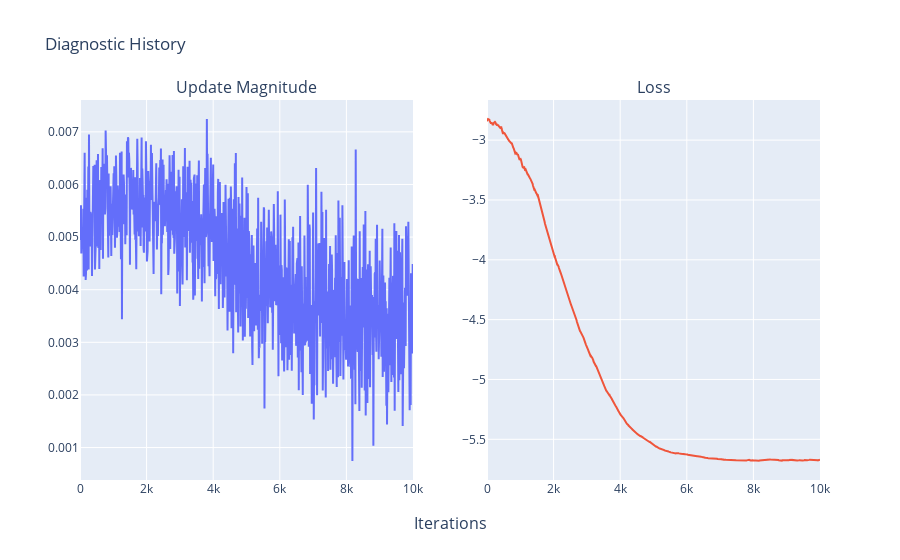

Write notebook code for a chart like this one.
### Code cell
_ = display.plot_diagnostic(diagnostic_hist)

### Figure 1 — Plotly figure (JSON) as saved in the notebook; plotly's stock layout.template omitted (floating-point values rounded to 4 significant figures; data arrays with more than 128 entries replaced by an {"elided": "..."} marker saying what was removed)
{"data": [{"type": "scatter", "x": {"elided": "1001 int values"}, "xaxis": "x", "y": {"elided": "1001 float values"}, "yaxis": "y"}, {"type": "scatter", "x": {"elided": "1001 int values"}, "xaxis": "x2", "y": {"elided": "1001 float values"}, "yaxis": "y2"}], "layout": {"annotations": [{"font": {"size": 16}, "showarrow": false, "text": "Update Magnitude", "x": 0.225, "xanchor": "center", "xref": "paper", "y": 1, "yanchor": "bottom", "yref": "paper"}, {"font": {"size": 16}, "showarrow": false, "text": "Loss", "x": 0.775, "xanchor": "center", "xref": "paper", "y": 1, "yanchor": "bottom", "yref": "paper"}, {"font": {"size": 16}, "showarrow": false, "text": "Iterations", "x": 0.5, "xanchor": "center", "xref": "paper", "y": 0, "yanchor": "top", "yref": "paper", "yshift": -30}], "showlegend": false, "title": {"text": "Diagnostic History"}, "xaxis": {"anchor": "y", "domain": [0, 0.45]}, "xaxis2": {"anchor": "y2", "domain": [0.55, 1]}, "yaxis": {"anchor": "x", "domain": [0, 1]}, "yaxis2": {"anchor": "x2", "domain": [0, 1]}}}
